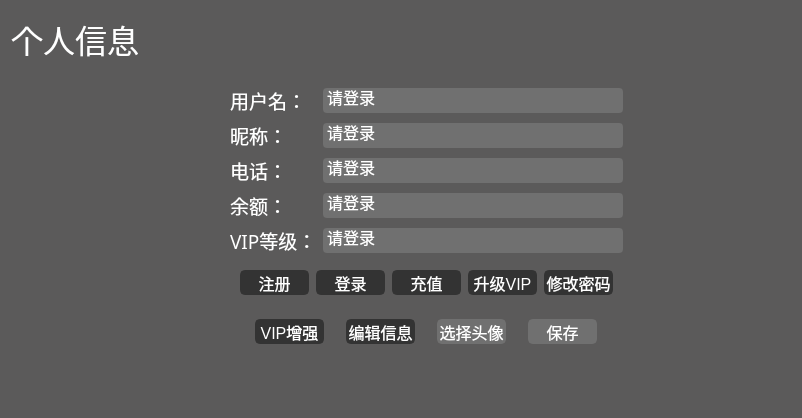
               <widget class="QWidget" name="page_user">
                <property name="styleSheet">
                 <string notr="true">background:rgb(91,90,90);</string>
                </property>
                <layout class="QVBoxLayout" name="verticalLayout_8">
                 <item>
                  <widget class="QLabel" name="lab_cloud_main">
                   <property name="minimumSize">
                    <size>
                     <width>0</width>
                     <height>55</height>
                    </size>
                   </property>
                   <property name="maximumSize">
                    <size>
                     <width>16777215</width>
                     <height>55</height>
                    </size>
                   </property>
                   <property name="font">
                    <font>
                     <family>等线 Light</family>
                     <pointsize>24</pointsize>
                    </font>
                   </property>
                   <property name="styleSheet">
                    <string notr="true">QLabel {
	color:rgb(255,255,255);
}</string>
                   </property>
                   <property name="text">
                    <string>个人信息</string>
                   </property>
                  </widget>
                 </item>
                 <item>
                  <widget class="QFrame" name="frame_android_bottom_2">
                   <property name="frameShape">
                    <enum>QFrame::NoFrame</enum>
                   </property>
                   <property name="frameShadow">
                    <enum>QFrame::Plain</enum>
                   </property>
                   <layout class="QGridLayout" name="gridLayout_9">
                    <property name="leftMargin">
                     <number>5</number>
                    </property>
                    <property name="topMargin">
                     <number>5</number>
                    </property>
                    <property name="rightMargin">
                     <number>5</number>
                    </property>
                    <property name="bottomMargin">
                     <number>5</number>
                    </property>
                    <property name="spacing">
                     <number>5</number>
                    </property>
                    <item row="0" column="0">
                     <widget class="QLabel" name="lab_person_icon_2">
                      <property name="minimumSize">
                       <size>
                        <width>200</width>
                        <height>160</height>
                       </size>
                      </property>
                      <property name="maximumSize">
                       <size>
                        <width>200</width>
                        <height>160</height>
                       </size>
                      </property>
                      <property name="text">
                       <string/>
                      </property>
                      <property name="pixmap">
                       <pixmap>icons/1x/peopleAsset 62.png</pixmap>
                      </property>
                     </widget>
                    </item>
                    <item row="1" column="0">
                     <spacer name="verticalSpacer_6">
                      <property name="orientation">
                       <enum>Qt::Vertical</enum>
                      </property>
                      <property name="sizeHint" stdset="0">
                       <size>
                        <width>20</width>
                        <height>40</height>
                       </size>
                      </property>
                     </spacer>
                    </item>
                    <item row="0" column="1" rowspan="2">
                     <widget class="QFrame" name="frame_android_field_2">
                      <property name="frameShape">
                       <enum>QFrame::NoFrame</enum>
                      </property>
                      <property name="frameShadow">
                       <enum>QFrame::Plain</enum>
                      </property>
                      <layout class="QGridLayout" name="gridLayout">
                       <item row="0" column="0">
                        <widget class="QLabel" name="label_2">
                         <property name="font">
                          <font>
                           <family>黑体</family>
                           <pointsize>14</pointsize>
                          </font>
                         </property>
                         <property name="styleSheet">
                          <string notr="true">color:rgb(255,255,255);</string>
                         </property>
                         <property name="text">
                          <string>用户名：</string>
                         </property>
                        </widget>
                       </item>
                       <item row="0" column="1" colspan="2">
                        <widget class="QLineEdit" name="name">
                         <property name="enabled">
                          <bool>false</bool>
                         </property>
                         <property name="minimumSize">
                          <size>
                           <width>300</width>
                           <height>25</height>
                          </size>
                         </property>
                         <property name="maximumSize">
                          <size>
                           <width>400</width>
                           <height>25</height>
                          </size>
                         </property>
                         <property name="font">
                          <font>
                           <family>Segoe UI</family>
                           <pointsize>12</pointsize>
                          </font>
                         </property>
                         <property name="styleSheet">
                          <string notr="true">QLineEdit {
	color:rgb(255,255,255);
	border:2px solid rgb(51,51,51);
	border-radius:4px;
	background:rgb(51,51,51);
}

QLineEdit:disabled {
	color:rgb(255,255,255);
	border:2px solid rgb(112,112,112);
	border-radius:4px;
	background:rgb(112,112,112);
}</string>
                         </property>
                         <property name="text">
                          <string>请登录</string>
                         </property>
                        </widget>
                       </item>
                       <item row="1" column="0">
                        <widget class="QLabel" name="label_16">
                         <property name="font">
                          <font>
                           <family>黑体</family>
                           <pointsize>14</pointsize>
                          </font>
                         </property>
                         <property name="styleSheet">
                          <string notr="true">color:rgb(255,255,255);</string>
                         </property>
                         <property name="text">
                          <string>昵称：</string>
                         </property>
                        </widget>
                       </item>
                       <item row="1" column="1" colspan="2">
                        <widget class="QLineEdit" name="nickname">
                         <property name="enabled">
                          <bool>false</bool>
                         </property>
                         <property name="minimumSize">
                          <size>
                           <width>300</width>
                           <height>25</height>
                          </size>
                         </property>
                         <property name="maximumSize">
                          <size>
                           <width>400</width>
                           <height>25</height>
                          </size>
                         </property>
                         <property name="font">
                          <font>
                           <family>Segoe UI</family>
                           <pointsize>12</pointsize>
                          </font>
                         </property>
                         <property name="styleSheet">
                          <string notr="true">QLineEdit {
	color:rgb(255,255,255);
	border:2px solid rgb(51,51,51);
	border-radius:4px;
	background:rgb(51,51,51);
}

QLineEdit:disabled {
	color:rgb(255,255,255);
	border:2px solid rgb(112,112,112);
	border-radius:4px;
	background:rgb(112,112,112);
}</string>
                         </property>
                         <property name="text">
                          <string>请登录</string>
                         </property>
                        </widget>
                       </item>
                       <item row="1" column="3">
                        <spacer name="horizontalSpacer_9">
                         <property name="orientation">
                          <enum>Qt::Horizontal</enum>
                         </property>
                         <property name="sizeHint" stdset="0">
                          <size>
                           <width>40</width>
                           <height>20</height>
                          </size>
                         </property>
                        </spacer>
                       </item>
                       <item row="2" column="0">
                        <widget class="QLabel" name="label_17">
                         <property name="font">
                          <font>
                           <family>黑体</family>
                           <pointsize>14</pointsize>
                          </font>
                         </property>
                         <property name="styleSheet">
                          <string notr="true">color:rgb(255,255,255);</string>
                         </property>
                         <property name="text">
                          <string>电话：</string>
                         </property>
                        </widget>
                       </item>
                       <item row="2" column="1" colspan="2">
                        <widget class="QLineEdit" name="phone">
                         <property name="enabled">
                          <bool>false</bool>
                         </property>
                         <property name="minimumSize">
                          <size>
                           <width>300</width>
                           <height>25</height>
                          </size>
                         </property>
                         <property name="maximumSize">
                          <size>
                           <width>400</width>
                           <height>25</height>
                          </size>
                         </property>
                         <property name="font">
                          <font>
                           <family>Segoe UI</family>
                           <pointsize>12</pointsize>
                          </font>
                         </property>
                         <property name="styleSheet">
                          <string notr="true">QLineEdit {
	color:rgb(255,255,255);
	border:2px solid rgb(51,51,51);
	border-radius:4px;
	background:rgb(51,51,51);
}

QLineEdit:disabled {
	color:rgb(255,255,255);
	border:2px solid rgb(112,112,112);
	border-radius:4px;
	background:rgb(112,112,112);
}</string>
                         </property>
                         <property name="text">
                          <string>请登录</string>
                         </property>
                        </widget>
                       </item>
                       <item row="3" column="0">
                        <widget class="QLabel" name="label_18">
                         <property name="font">
                          <font>
                           <family>黑体</family>
                           <pointsize>14</pointsize>
                          </font>
                         </property>
                         <property name="styleSheet">
                          <string notr="true">color:rgb(255,255,255);</string>
                         </property>
                         <property name="text">
                          <string>余额：</string>
                         </property>
                        </widget>
                       </item>
                       <item row="3" column="1" colspan="2">
                        <widget class="QLineEdit" name="balance">
                         <property name="enabled">
                          <bool>false</bool>
                         </property>
                         <property name="minimumSize">
                          <size>
                           <width>300</width>
                           <height>25</height>
                          </size>
                         </property>
                         <property name="maximumSize">
                          <size>
                           <width>400</width>
                           <height>25</height>
                          </size>
                         </property>
                         <property name="font">
                          <font>
                           <family>Segoe UI</family>
                           <pointsize>12</pointsize>
                          </font>
                         </property>
                         <property name="styleSheet">
                          <string notr="true">QLineEdit {
	color:rgb(255,255,255);
	border:2px solid rgb(51,51,51);
	border-radius:4px;
	background:rgb(51,51,51);
}

QLineEdit:disabled {
	color:rgb(255,255,255);
	border:2px solid rgb(112,112,112);
	border-radius:4px;
	background:rgb(112,112,112);
}</string>
                         </property>
                         <property name="text">
                          <string>请登录</string>
                         </property>
                        </widget>
                       </item>
                       <item row="4" column="0">
                        <widget class="QLabel" name="label_15">
                         <property name="font">
                          <font>
                           <family>黑体</family>
                           <pointsize>14</pointsize>
                          </font>
                         </property>
                         <property name="styleSheet">
                          <string notr="true">color:rgb(255,255,255);</string>
                         </property>
                         <property name="text">
                          <string>VIP等级：</string>
                         </property>
                        </widget>
                       </item>
                       <item row="4" column="1" colspan="2">
                        <widget class="QLineEdit" name="membership">
                         <property name="enabled">
                          <bool>false</bool>
                         </property>
                         <property name="minimumSize">
                          <size>
                           <width>300</width>
                           <height>25</height>
                          </size>
                         </property>
                         <property name="maximumSize">
                          <size>
                           <width>400</width>
                           <height>25</height>
                          </size>
                         </property>
                         <property name="font">
                          <font>
                           <family>Segoe UI</family>
                           <pointsize>12</pointsize>
                          </font>
                         </property>
                         <property name="styleSheet">
                          <string notr="true">QLineEdit {
	color:rgb(255,255,255);
	border:2px solid rgb(51,51,51);
	border-radius:4px;
	background:rgb(51,51,51);
}

QLineEdit:disabled {
	color:rgb(255,255,255);
	border:2px solid rgb(112,112,112);
	border-radius:4px;
	background:rgb(112,112,112);
}</string>
                         </property>
                         <property name="text">
                          <string>请登录</string>
                         </property>
                        </widget>
                       </item>
                       <item row="5" column="0" colspan="3">
                        <widget class="QFrame" name="frame_17">
                         <property name="frameShape">
                          <enum>QFrame::NoFrame</enum>
                         </property>
                         <property name="frameShadow">
                          <enum>QFrame::Plain</enum>
                         </property>
                         <layout class="QHBoxLayout" name="horizontalLayout_26">
                          <item>
                           <widget class="QPushButton" name="signup">
                            <property name="minimumSize">
                             <size>
                              <width>69</width>
                              <height>25</height>
                             </size>
                            </property>
                            <property name="maximumSize">
                             <size>
                              <width>69</width>
                              <height>25</height>
                             </size>
                            </property>
                            <property name="font">
                             <font>
                              <family>Segoe UI</family>
                              <pointsize>12</pointsize>
                             </font>
                            </property>
                            <property name="styleSheet">
                             <string notr="true">QPushButton {
	border: 2px solid rgb(51,51,51);
	border-radius: 5px;	
	color:rgb(255,255,255);
	background-color: rgb(51,51,51);
}
QPushButton:hover {
	border: 2px solid rgb(112,0,0);
	background-color: rgb(112,0,0);
}
QPushButton:pressed {	
	border: 2px solid rgb(112,0,0);
	background-color: rgb(51,51,51);
}

QPushButton:disabled {	
	border-radius: 5px;	
	border: 2px solid rgb(112,112,112);
	background-color: rgb(112,112,112);
}</string>
                            </property>
                            <property name="text">
                             <string>注册</string>
                            </property>
                           </widget>
                          </item>
                          <item>
                           <widget class="QPushButton" name="signin">
                            <property name="minimumSize">
                             <size>
                              <width>69</width>
                              <height>25</height>
                             </size>
                            </property>
                            <property name="maximumSize">
                             <size>
                              <width>69</width>
                              <height>25</height>
                             </size>
                            </property>
                            <property name="font">
                             <font>
                              <family>Segoe UI</family>
                              <pointsize>12</pointsize>
                             </font>
                            </property>
                            <property name="styleSheet">
                             <string notr="true">QPushButton {
	border: 2px solid rgb(51,51,51);
	border-radius: 5px;	
	color:rgb(255,255,255);
	background-color: rgb(51,51,51);
}
QPushButton:hover {
	border: 2px solid rgb(112,0,0);
	background-color: rgb(112,0,0);
}
QPushButton:pressed {	
	border: 2px solid rgb(112,0,0);
	background-color: rgb(51,51,51);
}

QPushButton:disabled {	
	border-radius: 5px;	
	border: 2px solid rgb(112,112,112);
	background-color: rgb(112,112,112);
}</string>
                            </property>
                            <property name="text">
                             <string>登录</string>
                            </property>
                           </widget>
                          </item>
                          <item>
                           <widget class="QPushButton" name="deposit">
                            <property name="minimumSize">
                             <size>
                              <width>69</width>
                              <height>25</height>
                             </size>
                            </property>
                            <property name="maximumSize">
                             <size>
                              <width>69</width>
                              <height>25</height>
                             </size>
                            </property>
                            <property name="font">
                             <font>
                              <family>Segoe UI</family>
                              <pointsize>12</pointsize>
                             </font>
                            </property>
                            <property name="styleSheet">
                             <string notr="true">QPushButton {
	border: 2px solid rgb(51,51,51);
	border-radius: 5px;	
	color:rgb(255,255,255);
	background-color: rgb(51,51,51);
}
QPushButton:hover {
	border: 2px solid rgb(0,143,150);
	background-color: rgb(0,143,150);
}
QPushButton:pressed {	
	border: 2px solid rgb(0,143,150);
	background-color: rgb(51,51,51);
}

QPushButton:disabled {	
	border-radius: 5px;	
	border: 2px solid rgb(112,112,112);
	background-color: rgb(112,112,112);
}</string>
                            </property>
                            <property name="text">
                             <string>充值</string>
                            </property>
                           </widget>
                          </item>
                          <item>
                           <widget class="QPushButton" name="vipup">
                            <property name="minimumSize">
                             <size>
                              <width>69</width>
                              <height>25</height>
                             </size>
                            </property>
                            <property name="maximumSize">
                             <size>
                              <width>69</width>
                              <height>25</height>
                             </size>
                            </property>
                            <property name="font">
                             <font>
                              <family>Segoe UI</family>
                              <pointsize>12</pointsize>
                             </font>
                            </property>
                            <property name="styleSheet">
                             <string notr="true">QPushButton {
	border: 2px solid rgb(51,51,51);
	border-radius: 5px;	
	color:rgb(255,255,255);
	background-color: rgb(51,51,51);
}
QPushButton:hover {
	border: 2px solid rgb(0,143,150);
	background-color: rgb(0,143,150);
}
QPushButton:pressed {	
	border: 2px solid rgb(0,143,150);
	background-color: rgb(51,51,51);
}

QPushButton:disabled {	
	border-radius: 5px;	
	border: 2px solid rgb(112,112,112);
	background-color: rgb(112,112,112);
}</string>
                            </property>
                            <property name="text">
                             <string>升级VIP</string>
                            </property>
                           </widget>
                          </item>
                          <item>
                           <widget class="QPushButton" name="passwdcg">
                            <property name="enabled">
                             <bool>true</bool>
                            </property>
                            <property name="minimumSize">
                             <size>
                              <width>69</width>
                              <height>25</height>
                             </size>
                            </property>
                            <property name="maximumSize">
                             <size>
                              <width>69</width>
                              <height>25</height>
                             </size>
                            </property>
                            <property name="font">
                             <font>
                              <family>Segoe UI</family>
                              <pointsize>12</pointsize>
                             </font>
                            </property>
                            <property name="styleSheet">
                             <string notr="true">QPushButton {
	border: 2px solid rgb(51,51,51);
	border-radius: 5px;	
	color:rgb(255,255,255);
	background-color: rgb(51,51,51);
}
QPushButton:hover {
	border: 2px solid rgb(0,143,150);
	background-color: rgb(0,143,150);
}
QPushButton:pressed {	
	border: 2px solid rgb(0,143,150);
	background-color: rgb(51,51,51);
}

QPushButton:disabled {	
	border-radius: 5px;	
	border: 2px solid rgb(112,112,112);
	background-color: rgb(112,112,112);
}</string>
                            </property>
                            <property name="text">
                             <string>修改密码</string>
                            </property>
                           </widget>
                          </item>
                         </layout>
                        </widget>
                       </item>
                       <item row="5" column="3">
                        <spacer name="horizontalSpacer_8">
                         <property name="orientation">
                          <enum>Qt::Horizontal</enum>
                         </property>
                         <property name="sizeHint" stdset="0">
                          <size>
                           <width>40</width>
                           <height>20</height>
                          </size>
                         </property>
                        </spacer>
                       </item>
                       <item row="6" column="0" rowspan="2" colspan="3">
                        <widget class="QFrame" name="frame_28">
                         <property name="frameShape">
                          <enum>QFrame::NoFrame</enum>
                         </property>
                         <property name="frameShadow">
                          <enum>QFrame::Plain</enum>
                         </property>
                         <layout class="QHBoxLayout" name="horizontalLayout_27">
                          <item>
                           <widget class="QPushButton" name="vipenhance">
                            <property name="minimumSize">
                             <size>
                              <width>69</width>
                              <height>25</height>
                             </size>
                            </property>
                            <property name="maximumSize">
                             <size>
                              <width>69</width>
                              <height>25</height>
                             </size>
                            </property>
                            <property name="font">
                             <font>
                              <family>Segoe UI</family>
                              <pointsize>12</pointsize>
                             </font>
                            </property>
                            <property name="styleSheet">
                             <string notr="true">QPushButton {
	border: 2px solid rgb(51,51,51);
	border-radius: 5px;	
	color:rgb(255,255,255);
	background-color: rgb(51,51,51);
}
QPushButton:hover {
	border: 2px solid rgb(0,143,150);
	background-color: rgb(0,143,150);
}
QPushButton:pressed {	
	border: 2px solid rgb(0,143,150);
	background-color: rgb(51,51,51);
}

QPushButton:disabled {	
	border-radius: 5px;	
	border: 2px solid rgb(112,112,112);
	background-color: rgb(112,112,112);
}</string>
                            </property>
                            <property name="text">
                             <string>VIP增强</string>
                            </property>
                           </widget>
                          </item>
                          <item>
                           <widget class="QPushButton" name="edit">
                            <property name="minimumSize">
                             <size>
                              <width>69</width>
                              <height>25</height>
                             </size>
                            </property>
                            <property name="maximumSize">
                             <size>
                              <width>69</width>
                              <height>25</height>
                             </size>
                            </property>
                            <property name="font">
                             <font>
                              <family>Segoe UI</family>
                              <pointsize>12</pointsize>
                             </font>
                            </property>
                            <property name="styleSheet">
                             <string notr="true">QPushButton {
	border: 2px solid rgb(51,51,51);
	border-radius: 5px;	
	color:rgb(255,255,255);
	background-color: rgb(51,51,51);
}
QPushButton:hover {
	border: 2px solid rgb(0,143,150);
	background-color: rgb(0,143,150);
}
QPushButton:pressed {	
	border: 2px solid rgb(0,143,150);
	background-color: rgb(51,51,51);
}

QPushButton:disabled {	
	border-radius: 5px;	
	border: 2px solid rgb(112,112,112);
	background-color: rgb(112,112,112);
}</string>
                            </property>
                            <property name="text">
                             <string>编辑信息</string>
                            </property>
                           </widget>
                          </item>
                          <item>
                           <widget class="QPushButton" name="avatar">
                            <property name="enabled">
                             <bool>false</bool>
                            </property>
                            <property name="minimumSize">
                             <size>
                              <width>69</width>
                              <height>25</height>
                             </size>
                            </property>
                            <property name="maximumSize">
                             <size>
                              <width>69</width>
                              <height>25</height>
                             </size>
                            </property>
                            <property name="font">
                             <font>
                              <family>Segoe UI</family>
                              <pointsize>12</pointsize>
                             </font>
                            </property>
                            <property name="styleSheet">
                             <string notr="true">QPushButton {
	border: 2px solid rgb(51,51,51);
	border-radius: 5px;	
	color:rgb(255,255,255);
	background-color: rgb(51,51,51);
}
QPushButton:hover {
	border: 2px solid rgb(0,143,150);
	background-color: rgb(0,143,150);
}
QPushButton:pressed {	
	border: 2px solid rgb(0,143,150);
	background-color: rgb(51,51,51);
}

QPushButton:disabled {	
	border-radius: 5px;	
	border: 2px solid rgb(112,112,112);
	background-color: rgb(112,112,112);
}</string>
                            </property>
                            <property name="text">
                             <string>选择头像</string>
                            </property>
                           </widget>
                          </item>
                          <item>
                           <widget class="QPushButton" name="save">
                            <property name="enabled">
                             <bool>false</bool>
                            </property>
                            <property name="minimumSize">
                             <size>
                              <width>69</width>
                              <height>25</height>
                             </size>
                            </property>
                            <property name="maximumSize">
                             <size>
                              <width>69</width>
                              <height>25</height>
                             </size>
                            </property>
                            <property name="font">
                             <font>
                              <family>Segoe UI</family>
                              <pointsize>12</pointsize>
                             </font>
                            </property>
                            <property name="styleSheet">
                             <string notr="true">QPushButton {
	border: 2px solid rgb(51,51,51);
	border-radius: 5px;	
	color:rgb(255,255,255);
	background-color: rgb(51,51,51);
}
QPushButton:hover {
	border: 2px solid rgb(0,143,150);
	background-color: rgb(0,143,150);
}
QPushButton:pressed {	
	border: 2px solid rgb(0,143,150);
	background-color: rgb(51,51,51);
}

QPushButton:disabled {	
	border-radius: 5px;	
	border: 2px solid rgb(112,112,112);
	background-color: rgb(112,112,112);
}</string>
                            </property>
                            <property name="text">
                             <string>保存</string>
                            </property>
                           </widget>
                          </item>
                         </layout>
                        </widget>
                       </item>
                       <item row="8" column="1">
                        <spacer name="verticalSpacer_7">
                         <property name="orientation">
                          <enum>Qt::Vertical</enum>
                         </property>
                         <property name="sizeHint" stdset="0">
                          <size>
                           <width>20</width>
                           <height>40</height>
                          </size>
                         </property>
                        </spacer>
                       </item>
                       <item row="6" column="3">
                        <spacer name="horizontalSpacer">
                         <property name="orientation">
                          <enum>Qt::Horizontal</enum>
                         </property>
                         <property name="sizeHint" stdset="0">
                          <size>
                           <width>154</width>
                           <height>20</height>
                          </size>
                         </property>
                        </spacer>
                       </item>
                      </layout>
                     </widget>
                    </item>
                   </layout>
                  </widget>
                 </item>
                </layout>
               </widget>
